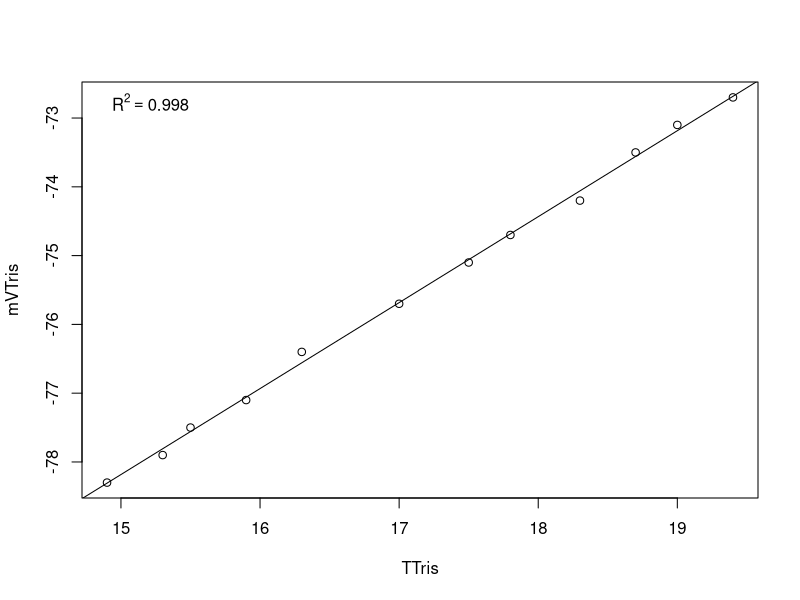

Source code (R):
# modified for personal Lenovo PC at PT Whitney summer 2018
# last modification on 20180629 by SJG
setwd("C:/Users/samjg/Documents/Notebook/data/Geoduck_Conditioning/RAnalysis/Data/pH_Calibration_Files/") #set working directory

Calib.Data <-read.table("20180629.csv", header=TRUE, sep=",", na.string="NA", as.is=TRUE) #reads in the data files
model <-lm(mVTris ~ TTris, data=Calib.Data) #runs a linear regression of mV as a function of temperature
coe <- coef(model) #extracts the coeffecients
R2<-summary(model)$r.squared
plot(mVTris ~ TTris, data=Calib.Data)
abline(lm(mVTris ~ TTris, data=Calib.Data))
legend('topleft', legend = bquote(R^2 == .(format(R2, digits = 3))), bty='n')
